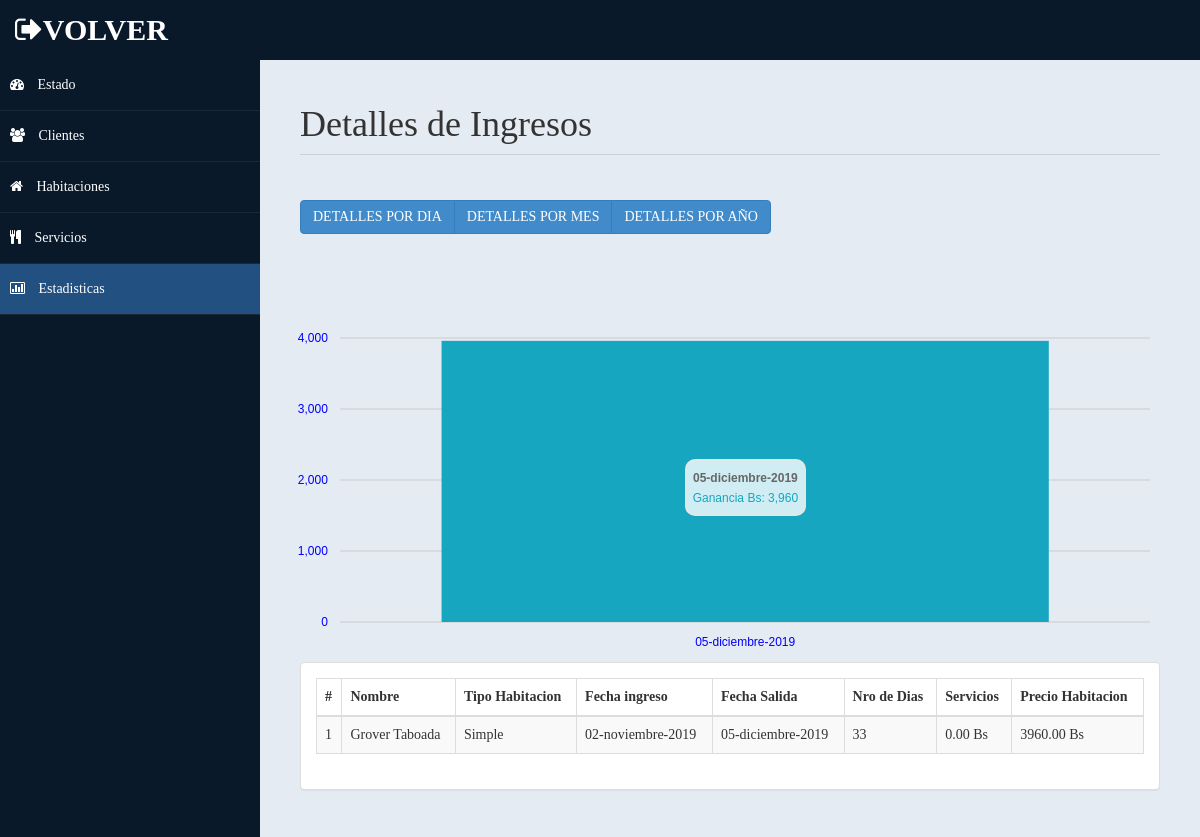
Screenshot of /Estadisticas/estadisticas.php with the database file from the repository.
### tables this page shows
CREATE TABLE `reservacion` (
  `Id` int(11) NOT NULL,
  `Id_cliente` int(11) DEFAULT NULL,
  `Id_habitacion` int(11) DEFAULT NULL,
  `Id_servicio` int(11) DEFAULT NULL,
  `Fingreso` date DEFAULT NULL,
  `Fsalida` date DEFAULT NULL,
  `Nro_dias` int(11) DEFAULT NULL,
  `PrecioH` double(8,2) DEFAULT NULL,
  `PrecioS` double(8,2) DEFAULT NULL
);

CREATE TABLE `cliente` (
  `Id` int(11) NOT NULL,
  `Ci` int(11) DEFAULT NULL,
  `Nombre` varchar(35) NOT NULL,
  `Apellido` varchar(35) NOT NULL,
  `Nacionalidad` varchar(30) DEFAULT NULL,
  `Celular` int(11) DEFAULT NULL,
  `Email` varchar(45) DEFAULT NULL
);

CREATE TABLE `habitacion` (
  `Id` int(11) NOT NULL,
  `Nrohabitacion` int(11) NOT NULL,
  `Thabitacion` varchar(50) NOT NULL,
  `Estado` int(11) NOT NULL
);

### Estadisticas/estadisticas.php (the view, shortened to what this page needs)
<!DOCTYPE html>
<html>
<head>
    <link href="../assets/css/bootstrap.css" rel="stylesheet" />
    <link href="../assets/css/font-awesome.css" rel="stylesheet" />
	<link rel="stylesheet" href="../assets/css/morris.css">
    <link href="../assets/css/custom-styles.css" rel="stylesheet" />
    <link href="../assets/js/dataTables/dataTables.bootstrap.css" rel="stylesheet" />
</head>
<body>
    <div id="wrapper">
        <nav class="navbar navbar-default top-navbar" role="navigation">
            <div class="navbar-header">
                <a class="navbar-brand" href="../index.php"><i class="fa fa-sign-out" ></i>VOLVER </a>
            </div>
        </nav>
         <nav class="navbar-default navbar-side" role="navigation">
            <div class="sidebar-collapse">
                <ul class="nav" id="main-menu">
                    <li><a  href="../index.php"><i class="fa fa-dashboard"></i> Estado</a>
                    </li>
                    <li>
                        <a href="../admin/cliente.php"><i class="fa fa-users"></i> Clientes</a>
                    </li>
                    <li>
                        <a href="../admin/habitacion.php"><i class="fa fa-home"></i> Habitaciones</a>
                    </li>
                    <li>
                        <a href="../admin/servicios.php"><i class="fa fa-cutlery"></i> Servicios</a>
                    </li>
                    <li>
                        <a class="active-menu" href="estadisticas.php"><i class="fa fa-bar-chart-o"></i> Estadisticas</a>
                    </li>
                </ul>
              </div>
        </nav>
        <div id="page-wrapper" >
            <div id="page-inner">
			 <div class="row">
                    <div class="col-md-12">
                        <h1 class="page-header">
                           Detalles de Ingresos<small> </small>
                        </h1>
                        <div class="btn-group">
                            <button class="btn btn-primary" id="dia" > DETALLES POR DIA</button>
                             <button class="btn btn-primary" id="mes" > DETALLES POR MES</button>
                             <button class="btn btn-primary" id="anio" > DETALLES POR AÑO</button>
                        </div>
                    </div>
                </div>
            <div class="row">
				<?php
				include('LibE.php');
?>
				<br>
				<br>
				<br>
				<br><div id="chart">
                </div>
                <div class="col-md-12">
                    <div class="panel panel-default">
                        <div class="panel-body">
                            <div class="table-responsive">
                                <table class="table table-striped table-bordered table-hover" id="dataTables-example">
                                    <thead>
                                        <tr>
											<th>#</th>
                                            <th>Nombre</th>
                                            <th>Tipo Habitacion</th>
                                            <th>Fecha ingreso</th>
                                            <th>Fecha Salida</th>
                                            <th>Nro de Dias</th>
                                            <th>Servicios</th>
                                            <th>Precio Habitacion</th>
                                        </tr>
                                    </thead>
                                    <tbody>
									<?php
										$sql1 = "SELECT reservacion.Id,cliente.Nombre,cliente.Apellido,habitacion.Thabitacion,habitacion.Nrohabitacion,servicios.Tcomida,servicios.PrecioC,Date_format(reservacion.Fsalida,'%d-%M-%Y') as salida ,reservacion.PrecioH,SUM(reservacion.PrecioS) as PrecioS, Date_format(reservacion.Fingreso,'%d-%M-%Y') as ingreso,reservacion.Nro_dias FROM cliente
                                    INNER JOIN reservacion ON cliente.Id=reservacion.Id_cliente
                                     INNER JOIN habitacion ON habitacion.Id = reservacion.Id_habitacion
                                     INNER JOIN servicios ON servicios.Id = reservacion.Id_servicio GROUP BY cliente.Nombre,cliente.Apellido";
                                     $con->query("SET lc_time_names = 'es_ES'");
                                        $result1=$con->query($sql1);
                                        $i=1;
										while($row=$result1->fetch_assoc() )
                                        {
											echo"<tr>
												<td>".$i++." </td>
												<td>".$row['Nombre']." ".$row['Apellido']."</td>
												<td>".$row['Thabitacion']."</td>
                                                <td>".$row['ingreso']."</td>
												<td>".$row['salida']."</td>
												<td>".$row['Nro_dias']."</td>
												<td>".$row['PrecioS']." Bs</td>
												<td>".$row['PrecioH']." Bs</td>
											</tr>";
										}
									?>
                                    </tbody>
                                </table>
                            </div>
                        </div>
                    </div>
                </div>
            </div>
                </div>
            </div>
    </div>
</body>
</html>

### assets/css/custom-styles.css (style rules this page uses)
body { font-family: ‘Palatino Linotype’, ‘Book Antiqua’, Palatino, serif; }
#wrapper { width: 100%; background:#09192A; }
#page-wrapper { padding: 15px 15px; min-height: 600px; background:#E5EBF2; }
#page-inner { width:100%; margin:10px 20px 10px 0px; background-color:transparent; padding:10px; min-height:700px; }
h1, .h1, h2, .h2, h3, .h3 { margin-top: 7px; margin-bottom: -5px; }
.page-header { padding-bottom: 9px; margin: 10px 0 45px; border-bottom: 1px solid #C7D1DD; }
.top-navbar { margin:0px; }
.top-navbar .navbar-brand { color: #fff; width: 260px; text-align: left; height: 60px; font-size: 30px; font-weight: 700; text-transform: uppercase; line-height: 30px; }
.active-menu { background-color:#225081!important; }
.sidebar-collapse , .sidebar-collapse .nav { background:none; }
.sidebar-collapse .nav { padding:0; }
.sidebar-collapse .nav > li > a { color:#fff; background:transparent; text-shadow:none; }
.sidebar-collapse > .nav > li > a { padding:15px 10px; }
.sidebar-collapse > .nav > li { border-bottom: 1px solid rgba(107, 108, 109, 0.19); }
.navbar-side { border:none; background-color: transparent; }
.top-navbar { background:#09192A; border-bottom:none; }
.navbar-default { border:0px solid black; }
.navbar-header { background: #09192A; }
.nav > li > a > i { margin-right:10px; }
@media (min-width:768px) { #page-wrapper { margin: 0 0 0 260px; padding: 15px 30px; min-height: 700px; } }
@media (min-width:768px) { .navbar-side { z-index: 1; position: absolute; width: 260px; } }
@media (min-width:768px) { .navbar { border-radius: 0px; } }

### rows the page displays
reservacion: Id_cliente.Nombre "Grover", Id_cliente.Apellido "Taboada", Id_habitacion.Thabitacion "Simple", ingreso "02-noviembre-2019", salida "05-diciembre-2019", Nro_dias "33", PrecioS "0.00", PrecioH "3960.00"
